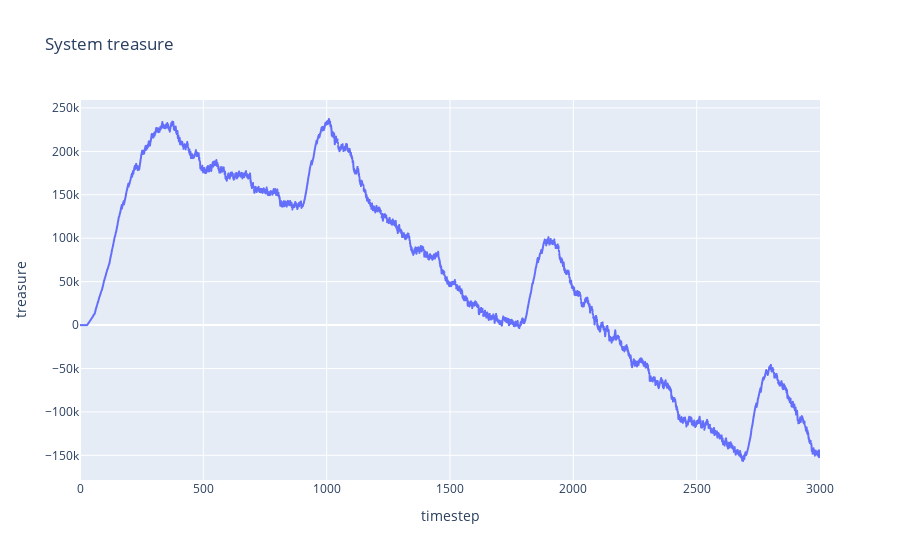

Notebook code for this chart:
### Code cell
px.line(res, x='timestep', y='treasure', title="System treasure", height=600)

### Figure 1 — Plotly figure (JSON) as saved in the notebook; plotly's stock layout.template omitted (floating-point values rounded to 4 significant figures; data arrays with more than 128 entries replaced by an {"elided": "..."} marker saying what was removed)
{"data": [{"hovertemplate": "timestep=%{x}<br>treasure=%{y}<extra></extra>", "legendgroup": "", "line": {"color": "#636efa", "dash": "solid"}, "marker": {"symbol": "circle"}, "mode": "lines", "name": "", "showlegend": false, "type": "scattergl", "x": {"elided": "3001 int values"}, "xaxis": "x", "y": {"elided": "3001 float values"}, "yaxis": "y"}], "layout": {"autosize": true, "legend": {"tracegroupgap": 0}, "title": {"text": "System treasure"}, "xaxis": {"anchor": "y", "autorange": true, "domain": [0, 1], "range": [0, 3000], "title": {"text": "timestep"}, "type": "linear"}, "yaxis": {"anchor": "x", "autorange": true, "domain": [0, 1], "range": [-178400.0, 259100.0], "title": {"text": "treasure"}, "type": "linear"}}}
